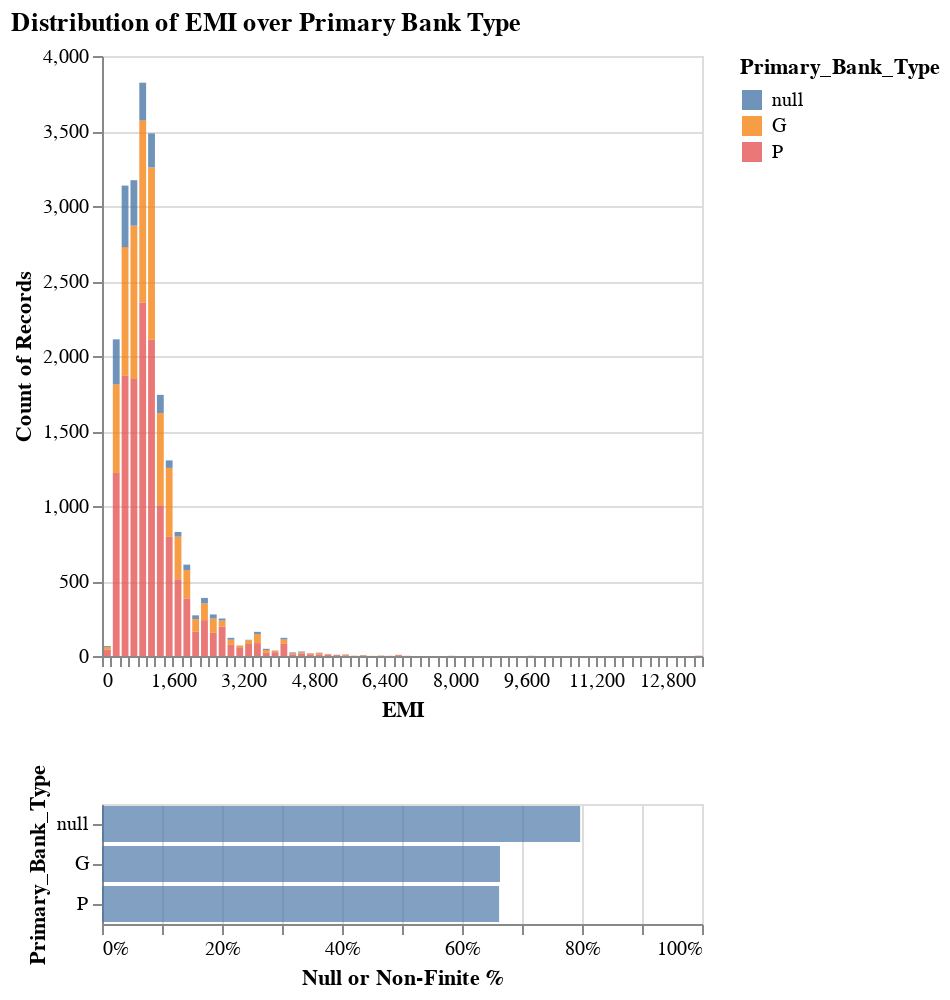

Notebook code for this chart:
### Code cell
dia.plot_feature_distr(
    "EMI", 
    n_bins=100,  
    over = "Primary_Bank_Type"
).properties(
    title = alt.Title("Distribution of EMI over Primary Bank Type")
) # .interactive()

### Figure 1 — Vega specification as saved in the notebook (floating-point values rounded to 4 significant figures)
{"$schema": "https://vega.github.io/schema/vega/v5.json", "background": "white", "data": [{"name": "param_1_store"}, {"name": "source_0", "values": [{"Primary_Bank_Type": "P", "__count_end": 2357, "__count_start": 0, "bin_maxbins_100_EMI": 800, "bin_maxbins_100_EMI_end": 1000}, {"Primary_Bank_Type": "G", "__count_end": 69, "__count_start": 53, "bin_maxbins_100_EMI": 3000, "bin_maxbins_100_EMI_end": 3200}, {"Primary_Bank_Type": "P", "__count_end": 2108, "__count_start": 0, "bin_maxbins_100_EMI": 1000, "bin_maxbins_100_EMI_end": 1200}, {"Primary_Bank_Type": "G", "__count_end": 796, "__count_start": 511, "bin_maxbins_100_EMI": 1600, "bin_maxbins_100_EMI_end": 1800}, {"Primary_Bank_Type": "G", "__count_end": 2726, "__count_start": 1869, "bin_maxbins_100_EMI": 400, "bin_maxbins_100_EMI_end": 600}, {"Primary_Bank_Type": "P", "__count_end": 1847, "__count_start": 0, "bin_maxbins_100_EMI": 600, "bin_maxbins_100_EMI_end": 800}, {"Primary_Bank_Type": "P", "__count_end": 1005, "__count_start": 0, "bin_maxbins_100_EMI": 1200, "bin_maxbins_100_EMI_end": 1400}, {"Primary_Bank_Type": "P", "__count_end": 86, "__count_start": 0, "bin_maxbins_100_EMI": 3400, "bin_maxbins_100_EMI_end": 3600}, {"Primary_Bank_Type": "P", "__count_end": 511, "__count_start": 0, "bin_maxbins_100_EMI": 1600, "bin_maxbins_100_EMI_end": 1800}, {"Primary_Bank_Type": "G", "__count_end": 19, "__count_start": 11, "bin_maxbins_100_EMI": 4200, "bin_maxbins_100_EMI_end": 4400}, {"Primary_Bank_Type": "G", "__count_end": 1619, "__count_start": 1005, "bin_maxbins_100_EMI": 1200, "bin_maxbins_100_EMI_end": 1400}, {"Primary_Bank_Type": "P", "__count_end": 42, "__count_start": 0, "bin_maxbins_100_EMI": 0, "bin_maxbins_100_EMI_end": 200}, {"Primary_Bank_Type": "P", "__count_end": 1221, "__count_start": 0, "bin_maxbins_100_EMI": 200, "bin_maxbins_100_EMI_end": 400}, {"Primary_Bank_Type": "G", "__count_end": 2869, "__count_start": 1847, "bin_maxbins_100_EMI": 600, "bin_maxbins_100_EMI_end": 800}, {"Primary_Bank_Type": "P", "__count_end": 1869, "__count_start": 0, "bin_maxbins_100_EMI": 400, "bin_maxbins_100_EMI_end": 600}, {"Primary_Bank_Type": "G", "__count_end": 147, "__count_start": 86, "bin_maxbins_100_EMI": 3400, "bin_maxbins_100_EMI_end": 3600}, {"Primary_Bank_Type": "G", "__count_end": 1811, "__count_start": 1221, "bin_maxbins_100_EMI": 200, "bin_maxbins_100_EMI_end": 400}, {"Primary_Bank_Type": "P", "__count_end": 239, "__count_start": 0, "bin_maxbins_100_EMI": 2200, "bin_maxbins_100_EMI_end": 2400}, {"Primary_Bank_Type": "G", "__count_end": 3257, "__count_start": 2108, "bin_maxbins_100_EMI": 1000, "bin_maxbins_100_EMI_end": 1200}, {"Primary_Bank_Type": null, "__count_end": 3136, "__count_start": 2726, "bin_maxbins_100_EMI": 400, "bin_maxbins_100_EMI_end": 600}, {"Primary_Bank_Type": "P", "__count_end": 794, "__count_start": 0, "bin_maxbins_100_EMI": 1400, "bin_maxbins_100_EMI_end": 1600}, {"Primary_Bank_Type": "P", "__count_end": 5, "__count_start": 0, "bin_maxbins_100_EMI": 5400, "bin_maxbins_100_EMI_end": 5600}, {"Primary_Bank_Type": null, "__count_end": 2111, "__count_start": 1811, "bin_maxbins_100_EMI": 200, "bin_maxbins_100_EMI_end": 400}, {"Primary_Bank_Type": "P", "__count_end": 162, "__count_start": 0, "bin_maxbins_100_EMI": 2000, "bin_maxbins_100_EMI_end": 2200}, {"Primary_Bank_Type": "P", "__count_end": 53, "__count_start": 0, "bin_maxbins_100_EMI": 3000, "bin_maxbins_100_EMI_end": 3200}, {"Primary_Bank_Type": null, "__count_end": 3172, "__count_start": 2869, "bin_maxbins_100_EMI": 600, "bin_maxbins_100_EMI_end": 800}, {"Primary_Bank_Type": "G", "__count_end": 1254, "__count_start": 794, "bin_maxbins_100_EMI": 1400, "bin_maxbins_100_EMI_end": 1600}, {"Primary_Bank_Type": "P", "__count_end": 155, "__count_start": 0, "bin_maxbins_100_EMI": 2400, "bin_maxbins_100_EMI_end": 2600}, {"Primary_Bank_Type": "G", "__count_end": 3571, "__count_start": 2357, "bin_maxbins_100_EMI": 800, "bin_maxbins_100_EMI_end": 1000}, {"Primary_Bank_Type": "P", "__count_end": 384, "__count_start": 0, "bin_maxbins_100_EMI": 1800, "bin_maxbins_100_EMI_end": 2000}, {"Primary_Bank_Type": "G", "__count_end": 250, "__count_start": 155, "bin_maxbins_100_EMI": 2400, "bin_maxbins_100_EMI_end": 2600}, {"Primary_Bank_Type": null, "__count_end": 1741, "__count_start": 1619, "bin_maxbins_100_EMI": 1200, "bin_maxbins_100_EMI_end": 1400}, {"Primary_Bank_Type": "G", "__count_end": 351, "__count_start": 239, "bin_maxbins_100_EMI": 2200, "bin_maxbins_100_EMI_end": 2400}, {"Primary_Bank_Type": "G", "__count_end": 246, "__count_start": 162, "bin_maxbins_100_EMI": 2000, "bin_maxbins_100_EMI_end": 2200}, {"Primary_Bank_Type": null, "__count_end": 3484, "__count_start": 3257, "bin_maxbins_100_EMI": 1000, "bin_maxbins_100_EMI_end": 1200}, {"Primary_Bank_Type": "G", "__count_end": 1, "__count_start": 0, "bin_maxbins_100_EMI": 6000, "bin_maxbins_100_EMI_end": 6200}, {"Primary_Bank_Type": "G", "__count_end": 110, "__count_start": 81, "bin_maxbins_100_EMI": 4000, "bin_maxbins_100_EMI_end": 4200}, {"Primary_Bank_Type": null, "__count_end": 3822, "__count_start": 3571, "bin_maxbins_100_EMI": 800, "bin_maxbins_100_EMI_end": 1000}, {"Primary_Bank_Type": "G", "__count_end": 60, "__count_start": 42, "bin_maxbins_100_EMI": 0, "bin_maxbins_100_EMI_end": 200}, {"Primary_Bank_Type": "G", "__count_end": 573, "__count_start": 384, "bin_maxbins_100_EMI": 1800, "bin_maxbins_100_EMI_end": 2000}, {"Primary_Bank_Type": "P", "__count_end": 81, "__count_start": 0, "bin_maxbins_100_EMI": 4000, "bin_maxbins_100_EMI_end": 4200}, {"Primary_Bank_Type": null, "__count_end": 1304, "__count_start": 1254, "bin_maxbins_100_EMI": 1400, "bin_maxbins_100_EMI_end": 1600}, {"Primary_Bank_Type": "P", "__count_end": 21, "__count_start": 0, "bin_maxbins_100_EMI": 3600, "bin_maxbins_100_EMI_end": 3800}, {"Primary_Bank_Type": "G", "__count_end": 109, "__count_start": 75, "bin_maxbins_100_EMI": 2800, "bin_maxbins_100_EMI_end": 3000}, {"Primary_Bank_Type": "P", "__count_end": 80, "__count_start": 0, "bin_maxbins_100_EMI": 3200, "bin_maxbins_100_EMI_end": 3400}, {"Primary_Bank_Type": "P", "__count_end": 196, "__count_start": 0, "bin_maxbins_100_EMI": 2600, "bin_maxbins_100_EMI_end": 2800}, {"Primary_Bank_Type": "P", "__count_end": 75, "__count_start": 0, "bin_maxbins_100_EMI": 2800, "bin_maxbins_100_EMI_end": 3000}, {"Primary_Bank_Type": null, "__count_end": 277, "__count_start": 250, "bin_maxbins_100_EMI": 2400, "bin_maxbins_100_EMI_end": 2600}, {"Primary_Bank_Type": "P", "__count_end": 6, "__count_start": 0, "bin_maxbins_100_EMI": 5200, "bin_maxbins_100_EMI_end": 5400}, {"Primary_Bank_Type": "P", "__count_end": 9, "__count_start": 0, "bin_maxbins_100_EMI": 5000, "bin_maxbins_100_EMI_end": 5200}, {"Primary_Bank_Type": "G", "__count_end": 20, "__count_start": 10, "bin_maxbins_100_EMI": 4800, "bin_maxbins_100_EMI_end": 5000}, {"Primary_Bank_Type": "G", "__count_end": 237, "__count_start": 196, "bin_maxbins_100_EMI": 2600, "bin_maxbins_100_EMI_end": 2800}, {"Primary_Bank_Type": "P", "__count_end": 11, "__count_start": 0, "bin_maxbins_100_EMI": 4200, "bin_maxbins_100_EMI_end": 4400}, {"Primary_Bank_Type": "G", "__count_end": 34, "__count_start": 25, "bin_maxbins_100_EMI": 3800, "bin_maxbins_100_EMI_end": 4000}, {"Primary_Bank_Type": "G", "__count_end": 40, "__count_start": 21, "bin_maxbins_100_EMI": 3600, "bin_maxbins_100_EMI_end": 3800}, {"Primary_Bank_Type": "G", "__count_end": 105, "__count_start": 80, "bin_maxbins_100_EMI": 3200, "bin_maxbins_100_EMI_end": 3400}, {"Primary_Bank_Type": null, "__count_end": 271, "__count_start": 246, "bin_maxbins_100_EMI": 2000, "bin_maxbins_100_EMI_end": 2200}, {"Primary_Bank_Type": null, "__count_end": 121, "__count_start": 109, "bin_maxbins_100_EMI": 2800, "bin_maxbins_100_EMI_end": 3000}, {"Primary_Bank_Type": null, "__count_end": 609, "__count_start": 573, "bin_maxbins_100_EMI": 1800, "bin_maxbins_100_EMI_end": 2000}, {"Primary_Bank_Type": null, "__count_end": 387, "__count_start": 351, "bin_maxbins_100_EMI": 2200, "bin_maxbins_100_EMI_end": 2400}, {"Primary_Bank_Type": null, "__count_end": 250, "__count_start": 237, "bin_maxbins_100_EMI": 2600, "bin_maxbins_100_EMI_end": 2800}, {"Primary_Bank_Type": "P", "__count_end": 25, "__count_start": 0, "bin_maxbins_100_EMI": 3800, "bin_maxbins_100_EMI_end": 4000}, {"Primary_Bank_Type": null, "__count_end": 161, "__count_start": 147, "bin_maxbins_100_EMI": 3400, "bin_maxbins_100_EMI_end": 3600}, {"Primary_Bank_Type": null, "__count_end": 827, "__count_start": 796, "bin_maxbins_100_EMI": 1600, "bin_maxbins_100_EMI_end": 1800}, {"Primary_Bank_Type": null, "__count_end": 48, "__count_start": 40, "bin_maxbins_100_EMI": 3600, "bin_maxbins_100_EMI_end": 3800}, {"Primary_Bank_Type": "P", "__count_end": 18, "__count_start": 0, "bin_maxbins_100_EMI": 4400, "bin_maxbins_100_EMI_end": 4600}, {"Primary_Bank_Type": null, "__count_end": 8, "__count_start": 6, "bin_maxbins_100_EMI": 5200, "bin_maxbins_100_EMI_end": 5400}, {"Primary_Bank_Type": "P", "__count_end": 2, "__count_start": 0, "bin_maxbins_100_EMI": 13400, "bin_maxbins_100_EMI_end": 13600}, {"Primary_Bank_Type": null, "__count_end": 66, "__count_start": 60, "bin_maxbins_100_EMI": 0, "bin_maxbins_100_EMI_end": 200}, {"Primary_Bank_Type": "P", "__count_end": 12, "__count_start": 0, "bin_maxbins_100_EMI": 4600, "bin_maxbins_100_EMI_end": 4800}, {"Primary_Bank_Type": "P", "__count_end": 1, "__count_start": 0, "bin_maxbins_100_EMI": 7800, "bin_maxbins_100_EMI_end": 8000}, {"Primary_Bank_Type": null, "__count_end": 121, "__count_start": 110, "bin_maxbins_100_EMI": 4000, "bin_maxbins_100_EMI_end": 4200}, {"Primary_Bank_Type": null, "__count_end": 19, "__count_start": 17, "bin_maxbins_100_EMI": 4600, "bin_maxbins_100_EMI_end": 4800}, {"Primary_Bank_Type": "G", "__count_end": 25, "__count_start": 18, "bin_maxbins_100_EMI": 4400, "bin_maxbins_100_EMI_end": 4600}, {"Primary_Bank_Type": "G", "__count_end": 8, "__count_start": 5, "bin_maxbins_100_EMI": 6600, "bin_maxbins_100_EMI_end": 6800}, {"Primary_Bank_Type": "P", "__count_end": 5, "__count_start": 0, "bin_maxbins_100_EMI": 6600, "bin_maxbins_100_EMI_end": 6800}, {"Primary_Bank_Type": "G", "__count_end": 5, "__count_start": 3, "bin_maxbins_100_EMI": 5800, "bin_maxbins_100_EMI_end": 6000}, {"Primary_Bank_Type": null, "__count_end": 14, "__count_start": 13, "bin_maxbins_100_EMI": 5000, "bin_maxbins_100_EMI_end": 5200}, {"Primary_Bank_Type": "G", "__count_end": 10, "__count_start": 5, "bin_maxbins_100_EMI": 5400, "bin_maxbins_100_EMI_end": 5600}, {"Primary_Bank_Type": "G", "__count_end": 13, "__count_start": 9, "bin_maxbins_100_EMI": 5000, "bin_maxbins_100_EMI_end": 5200}, {"Primary_Bank_Type": "G", "__count_end": 17, "__count_start": 12, "bin_maxbins_100_EMI": 4600, "bin_maxbins_100_EMI_end": 4800}, {"Primary_Bank_Type": "G", "__count_end": 3, "__count_start": 1, "bin_maxbins_100_EMI": 6200, "bin_maxbins_100_EMI_end": 6400}, {"Primary_Bank_Type": "P", "__count_end": 3, "__count_start": 0, "bin_maxbins_100_EMI": 5800, "bin_maxbins_100_EMI_end": 6000}, {"Primary_Bank_Type": null, "__count_end": 30, "__count_start": 25, "bin_maxbins_100_EMI": 4400, "bin_maxbins_100_EMI_end": 4600}, {"Primary_Bank_Type": "P", "__count_end": 10, "__count_start": 0, "bin_maxbins_100_EMI": 4800, "bin_maxbins_100_EMI_end": 5000}, {"Primary_Bank_Type": null, "__count_end": 108, "__count_start": 105, "bin_maxbins_100_EMI": 3200, "bin_maxbins_100_EMI_end": 3400}, {"Primary_Bank_Type": null, "__count_end": 36, "__count_start": 34, "bin_maxbins_100_EMI": 3800, "bin_maxbins_100_EMI_end": 4000}, {"Primary_Bank_Type": "P", "__count_end": 1, "__count_start": 0, "bin_maxbins_100_EMI": 5600, "bin_maxbins_100_EMI_end": 5800}, {"Primary_Bank_Type": "P", "__count_end": 1, "__count_start": 0, "bin_maxbins_100_EMI": 6400, "bin_maxbins_100_EMI_end": 6600}, {"Primary_Bank_Type": null, "__count_end": 22, "__count_start": 20, "bin_maxbins_100_EMI": 4800, "bin_maxbins_100_EMI_end": 5000}, {"Primary_Bank_Type": "P", "__count_end": 1, "__count_start": 0, "bin_maxbins_100_EMI": 6200, "bin_maxbins_100_EMI_end": 6400}, {"Primary_Bank_Type": null, "__count_end": 6, "__count_start": 5, "bin_maxbins_100_EMI": 5800, "bin_maxbins_100_EMI_end": 6000}, {"Primary_Bank_Type": "G", "__count_end": 2, "__count_start": 1, "bin_maxbins_100_EMI": 5600, "bin_maxbins_100_EMI_end": 5800}, {"Primary_Bank_Type": null, "__count_end": 24, "__count_start": 19, "bin_maxbins_100_EMI": 4200, "bin_maxbins_100_EMI_end": 4400}, {"Primary_Bank_Type": "P", "__count_end": 1, "__count_start": 0, "bin_maxbins_100_EMI": 6800, "bin_maxbins_100_EMI_end": 7000}, {"Primary_Bank_Type": "P", "__count_end": 1, "__count_start": 0, "bin_maxbins_100_EMI": 9600, "bin_maxbins_100_EMI_end": 9800}, {"Primary_Bank_Type": null, "__count_end": 11, "__count_start": 10, "bin_maxbins_100_EMI": 5400, "bin_maxbins_100_EMI_end": 5600}, {"Primary_Bank_Type": null, "__count_end": 70, "__count_start": 69, "bin_maxbins_100_EMI": 3000, "bin_maxbins_100_EMI_end": 3200}]}, {"name": "source_1", "values": [{"Primary_Bank_Type": null, "pcts": 0.7969, "pcts_end": 0.7969, "pcts_start": 0}, {"Primary_Bank_Type": "G", "pcts": 0.6633, "pcts_end": 0.6633, "pcts_start": 0}, {"Primary_Bank_Type": "P", "pcts": 0.6618, "pcts_end": 0.6618, "pcts_start": 0}]}, {"name": "source_0_color_domain_Primary_Bank_Type", "values": [{"Primary_Bank_Type": "P"}, {"Primary_Bank_Type": "G"}, {"Primary_Bank_Type": null}]}, {"name": "source_1_concat_1_y_domain_Primary_Bank_Type", "values": [{"Primary_Bank_Type": null}, {"Primary_Bank_Type": "G"}, {"Primary_Bank_Type": "P"}]}], "layout": {"align": "each", "bounds": "full", "columns": 1, "padding": 20}, "legends": [{"encode": {"entries": {"interactive": true, "name": "Primary_Bank_Type_legend_entries", "update": {"fill": {"value": "transparent"}}}, "labels": {"interactive": true, "name": "Primary_Bank_Type_legend_labels", "update": {"opacity": [{"test": "(!length(data(\"param_1_store\")) || (param_1[\"Primary_Bank_Type\"] && indexof(param_1[\"Primary_Bank_Type\"], datum.value) >= 0))", "value": 1}, {"value": 0.35}]}}, "symbols": {"interactive": true, "name": "Primary_Bank_Type_legend_symbols", "update": {"opacity": [{"test": "(!length(data(\"param_1_store\")) || (param_1[\"Primary_Bank_Type\"] && indexof(param_1[\"Primary_Bank_Type\"], datum.value) >= 0))", "value": 0.8}, {"value": 0.35}]}}}, "fill": "color", "symbolType": "square", "title": "Primary_Bank_Type"}], "marks": [{"axes": [{"aria": false, "domain": false, "grid": true, "gridScale": "view_1_x", "labels": false, "maxExtent": 0, "minExtent": 0, "orient": "left", "scale": "view_1_y", "tickCount": {"signal": "ceil(view_1_height/40)"}, "ticks": false, "zindex": 0}, {"grid": false, "labelFlush": true, "labelOverlap": true, "orient": "bottom", "scale": "view_1_x", "tickCount": {"signal": "ceil(width/10)"}, "title": "EMI", "zindex": 0}, {"grid": false, "labelOverlap": true, "orient": "left", "scale": "view_1_y", "tickCount": {"signal": "ceil(view_1_height/40)"}, "title": "Count of Records", "zindex": 0}], "encode": {"update": {"height": {"signal": "view_1_height"}, "width": {"signal": "width"}}}, "marks": [{"encode": {"update": {"fill": {"field": "Primary_Bank_Type", "scale": "color"}, "opacity": [{"test": "!length(data(\"param_1_store\")) || vlSelectionTest(\"param_1_store\", datum)", "value": 0.8}, {"value": 0.2}], "x": {"field": "bin_maxbins_100_EMI_end", "offset": {"signal": "0.5 + (abs(scale(\"view_1_x\", datum[\"bin_maxbins_100_EMI_end\"]) - scale(\"view_1_x\", datum[\"bin_maxbins_100_EMI\"])) < 0.25 ? 0.5 * (0.25 - (abs(scale(\"view_1_x\", datum[\"bin_maxbins_100_EMI_end\"]) - scale(\"view_1_x\", datum[\"bin_maxbins_100_EMI\"])))) : -0.5)"}, "scale": "view_1_x"}, "x2": {"field": "bin_maxbins_100_EMI", "offset": {"signal": "0.5 + (abs(scale(\"view_1_x\", datum[\"bin_maxbins_100_EMI_end\"]) - scale(\"view_1_x\", datum[\"bin_maxbins_100_EMI\"])) < 0.25 ? -0.5 * (0.25 - (abs(scale(\"view_1_x\", datum[\"bin_maxbins_100_EMI_end\"]) - scale(\"view_1_x\", datum[\"bin_maxbins_100_EMI\"])))) : 0.5)"}, "scale": "view_1_x"}, "y": {"field": "__count_end", "scale": "view_1_y"}, "y2": {"field": "__count_start", "scale": "view_1_y"}}}, "from": {"data": "source_0"}, "interactive": true, "name": "view_1_marks", "style": ["bar"], "type": "rect"}], "name": "view_1_group", "signals": [{"name": "param_1_tuple", "update": "param_1_Primary_Bank_Type_legend !== null ? {fields: param_1_tuple_fields, values: [param_1_Primary_Bank_Type_legend]} : null"}, {"name": "param_1_tuple_fields", "value": [{"field": "Primary_Bank_Type", "type": "E"}]}, {"name": "param_1_toggle", "on": [{"events": {"merge": [{"source": "view", "type": "click"}]}, "update": "event.shiftKey"}], "value": false}, {"name": "param_1_modify", "on": [{"events": {"signal": "param_1_tuple"}, "update": "modify(\"param_1_store\", param_1_toggle ? null : param_1_tuple, param_1_toggle ? null : true, param_1_toggle ? param_1_tuple : null)"}]}], "style": "cell", "type": "group"}, {"axes": [{"aria": false, "domain": false, "grid": true, "gridScale": "concat_1_y", "labels": false, "maxExtent": 0, "minExtent": 0, "orient": "bottom", "scale": "concat_1_x", "tickCount": {"signal": "ceil(width/40)"}, "ticks": false, "zindex": 0}, {"format": ".0%", "grid": false, "labelFlush": true, "labelOverlap": true, "orient": "bottom", "scale": "concat_1_x", "tickCount": {"signal": "ceil(width/40)"}, "title": "Null or Non-Finite %", "zindex": 0}, {"grid": false, "orient": "left", "scale": "concat_1_y", "title": "Primary_Bank_Type", "zindex": 0}], "encode": {"update": {"height": {"signal": "concat_1_height"}, "width": {"signal": "width"}}}, "marks": [{"encode": {"update": {"fill": {"value": "#4c78a8"}, "height": {"signal": "max(0.25, bandwidth('concat_1_y'))"}, "opacity": {"value": 0.7}, "tooltip": {"signal": "{\"Null or Non-Finite %\": format(datum[\"pcts\"], \"\")}"}, "x": {"field": "pcts_end", "scale": "concat_1_x"}, "x2": {"field": "pcts_start", "scale": "concat_1_x"}, "y": {"field": "Primary_Bank_Type", "scale": "concat_1_y"}}}, "from": {"data": "source_1"}, "interactive": true, "name": "concat_1_marks", "style": ["bar"], "type": "rect"}], "name": "concat_1_group", "style": "cell", "type": "group"}], "padding": 5, "scales": [{"domain": {"data": "source_0_color_domain_Primary_Bank_Type", "field": "Primary_Bank_Type", "sort": true}, "name": "color", "range": "category", "type": "ordinal"}, {"bins": {"signal": "view_1_bin_maxbins_100_EMI_bins"}, "domain": {"signal": "[view_1_bin_maxbins_100_EMI_bins.start, view_1_bin_maxbins_100_EMI_bins.stop]"}, "name": "view_1_x", "range": [0, {"signal": "width"}], "type": "linear", "zero": false}, {"domain": {"data": "source_0", "fields": ["__count_start", "__count_end"]}, "name": "view_1_y", "nice": true, "range": [{"signal": "view_1_height"}, 0], "type": "linear", "zero": true}, {"domain": [0, 1], "name": "concat_1_x", "range": [0, {"signal": "width"}], "type": "linear", "zero": true}, {"domain": {"data": "source_1_concat_1_y_domain_Primary_Bank_Type", "field": "Primary_Bank_Type", "sort": true}, "name": "concat_1_y", "paddingInner": 0.1, "paddingOuter": 0.05, "range": {"step": {"signal": "concat_1_y_step"}}, "type": "band"}], "signals": [{"name": "view_1_bin_maxbins_100_EMI_bins", "value": {"fields": ["EMI"], "fname": "bin_EMI", "start": 0, "step": 200, "stop": 13600}}, {"name": "view_1_height", "value": 300}, {"name": "concat_1_y_step", "value": 20}, {"name": "concat_1_height", "update": "bandspace(domain('concat_1_y').length, 0.1, 0.05) * concat_1_y_step"}, {"name": "unit", "on": [{"events": "pointermove", "update": "isTuple(group()) ? group() : unit"}], "value": {}}, {"name": "param_1_Primary_Bank_Type_legend", "on": [{"events": [{"markname": "Primary_Bank_Type_legend_symbols", "source": "view", "type": "click"}, {"markname": "Primary_Bank_Type_legend_labels", "source": "view", "type": "click"}, {"markname": "Primary_Bank_Type_legend_entries", "source": "view", "type": "click"}], "force": true, "update": "isDefined(datum.value) ? datum.value : item().items[0].items[0].datum.value"}, {"events": [{"source": "view", "type": "click"}], "force": true, "update": "!event.item || !datum ? null : param_1_Primary_Bank_Type_legend"}], "value": null}, {"name": "param_1", "update": "vlSelectionResolve(\"param_1_store\", \"union\", true, true)"}], "title": {"anchor": "start", "text": "Distribution of EMI over Primary Bank Type"}, "width": 300}
